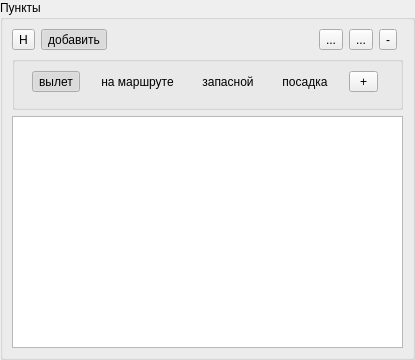
<?xml version="1.0" encoding="UTF-8"?>
<ui version="4.0">
 <class>PlaceWidget</class>
 <widget class="QWidget" name="PlaceWidget">
  <property name="geometry">
   <rect>
    <x>0</x>
    <y>0</y>
    <width>415</width>
    <height>360</height>
   </rect>
  </property>
  <property name="windowTitle">
   <string>Пункты</string>
  </property>
  <layout class="QVBoxLayout" name="verticalLayout">
   <property name="leftMargin">
    <number>0</number>
   </property>
   <property name="topMargin">
    <number>0</number>
   </property>
   <property name="rightMargin">
    <number>0</number>
   </property>
   <property name="bottomMargin">
    <number>0</number>
   </property>
   <item>
    <widget class="QGroupBox" name="groupBox_2">
     <property name="sizePolicy">
      <sizepolicy hsizetype="Preferred" vsizetype="Expanding">
       <horstretch>0</horstretch>
       <verstretch>0</verstretch>
      </sizepolicy>
     </property>
     <property name="title">
      <string>Пункты</string>
     </property>
     <layout class="QGridLayout" name="gridLayout_2">
      <item row="0" column="3">
       <widget class="QToolButton" name="upBtn">
        <property name="toolTip">
         <string>Поднять пункт на одину позицию вверх</string>
        </property>
        <property name="text">
         <string>...</string>
        </property>
        <property name="icon">
         <iconset resource="../../etc/meteo.icons.qrc">
          <normaloff>:/meteo/icons/tools/layer_up.png</normaloff>:/meteo/icons/tools/layer_up.png</iconset>
        </property>
       </widget>
      </item>
      <item row="1" column="0" colspan="7">
       <widget class="QGroupBox" name="groupBox">
        <property name="title">
         <string/>
        </property>
        <layout class="QGridLayout" name="gridLayout">
         <item row="0" column="0">
          <widget class="QToolButton" name="departBtn">
           <property name="maximumSize">
            <size>
             <width>16777215</width>
             <height>29</height>
            </size>
           </property>
           <property name="text">
            <string>вылет</string>
           </property>
           <property name="checkable">
            <bool>true</bool>
           </property>
           <property name="checked">
            <bool>true</bool>
           </property>
           <property name="autoRaise">
            <bool>true</bool>
           </property>
          </widget>
         </item>
         <item row="0" column="1">
          <widget class="QToolButton" name="routeBtn">
           <property name="maximumSize">
            <size>
             <width>16777215</width>
             <height>29</height>
            </size>
           </property>
           <property name="text">
            <string>на маршруте</string>
           </property>
           <property name="checkable">
            <bool>true</bool>
           </property>
           <property name="autoRaise">
            <bool>true</bool>
           </property>
          </widget>
         </item>
         <item row="0" column="2">
          <widget class="QToolButton" name="reserveBtn">
           <property name="maximumSize">
            <size>
             <width>16777215</width>
             <height>29</height>
            </size>
           </property>
           <property name="text">
            <string>запасной</string>
           </property>
           <property name="checkable">
            <bool>true</bool>
           </property>
           <property name="autoRaise">
            <bool>true</bool>
           </property>
          </widget>
         </item>
         <item row="0" column="3">
          <widget class="QToolButton" name="landBtn">
           <property name="maximumSize">
            <size>
             <width>16777215</width>
             <height>29</height>
            </size>
           </property>
           <property name="text">
            <string>посадка</string>
           </property>
           <property name="checkable">
            <bool>true</bool>
           </property>
           <property name="autoRaise">
            <bool>true</bool>
           </property>
          </widget>
         </item>
         <item row="0" column="4">
          <widget class="QToolButton" name="addBtn">
           <property name="maximumSize">
            <size>
             <width>29</width>
             <height>29</height>
            </size>
           </property>
           <property name="toolTip">
            <string>Добавить пункт в список</string>
           </property>
           <property name="text">
            <string>+</string>
           </property>
           <property name="icon">
            <iconset resource="../../etc/meteo.icons.qrc">
             <normaloff>:/meteo/icons/tools/plus.png</normaloff>:/meteo/icons/tools/plus.png</iconset>
           </property>
          </widget>
         </item>
         <item row="1" column="0" colspan="5">
          <widget class="StationWidget" name="stationWidget" native="true">
           <property name="isMapButtonVisible" stdset="0">
            <bool>false</bool>
           </property>
          </widget>
         </item>
        </layout>
       </widget>
      </item>
      <item row="0" column="1">
       <widget class="QToolButton" name="newBtn">
        <property name="text">
         <string>добавить</string>
        </property>
        <property name="checkable">
         <bool>true</bool>
        </property>
        <property name="checked">
         <bool>true</bool>
        </property>
       </widget>
      </item>
      <item row="0" column="4">
       <widget class="QToolButton" name="downBtn">
        <property name="toolTip">
         <string>Опустить пункт на одину позицию вниз</string>
        </property>
        <property name="text">
         <string>...</string>
        </property>
        <property name="icon">
         <iconset resource="../../etc/meteo.icons.qrc">
          <normaloff>:/meteo/icons/tools/layer_down.png</normaloff>:/meteo/icons/tools/layer_down.png</iconset>
        </property>
       </widget>
      </item>
      <item row="0" column="2">
       <spacer name="horizontalSpacer">
        <property name="orientation">
         <enum>Qt::Horizontal</enum>
        </property>
        <property name="sizeHint" stdset="0">
         <size>
          <width>40</width>
          <height>20</height>
         </size>
        </property>
       </spacer>
      </item>
      <item row="0" column="5">
       <widget class="QToolButton" name="delBtn">
        <property name="toolTip">
         <string>Удалить пункт из списка</string>
        </property>
        <property name="text">
         <string>-</string>
        </property>
        <property name="icon">
         <iconset resource="../../etc/meteo.icons.qrc">
          <normaloff>:/meteo/icons/tools/minus.png</normaloff>:/meteo/icons/tools/minus.png</iconset>
        </property>
       </widget>
      </item>
      <item row="0" column="0">
       <widget class="QToolButton" name="histBtn">
        <property name="toolTip">
         <string>Ранее использованные пункты</string>
        </property>
        <property name="text">
         <string>H</string>
        </property>
        <property name="icon">
         <iconset resource="../../etc/meteo.icons.qrc">
          <normaloff>:/meteo/icons/misc/blue-document-bookmark.png</normaloff>:/meteo/icons/misc/blue-document-bookmark.png</iconset>
        </property>
       </widget>
      </item>
      <item row="2" column="0" colspan="7">
       <widget class="QTreeView" name="table">
        <property name="rootIsDecorated">
         <bool>false</bool>
        </property>
        <property name="itemsExpandable">
         <bool>false</bool>
        </property>
       </widget>
      </item>
     </layout>
    </widget>
   </item>
  </layout>
 </widget>
 <customwidgets>
  <customwidget>
   <class>StationWidget</class>
   <extends>QWidget</extends>
   <header location="global">meteo/commons/ui/custom/stationwidget.h</header>
  </customwidget>
 </customwidgets>
 <tabstops>
  <tabstop>histBtn</tabstop>
  <tabstop>newBtn</tabstop>
  <tabstop>upBtn</tabstop>
  <tabstop>downBtn</tabstop>
  <tabstop>delBtn</tabstop>
  <tabstop>departBtn</tabstop>
  <tabstop>routeBtn</tabstop>
  <tabstop>reserveBtn</tabstop>
  <tabstop>landBtn</tabstop>
  <tabstop>addBtn</tabstop>
 </tabstops>
 <resources>
  <include location="../../etc/meteo.icons.qrc"/>
 </resources>
 <connections>
  <connection>
   <sender>newBtn</sender>
   <signal>toggled(bool)</signal>
   <receiver>groupBox</receiver>
   <slot>setVisible(bool)</slot>
   <hints>
    <hint type="sourcelabel">
     <x>79</x>
     <y>50</y>
    </hint>
    <hint type="destinationlabel">
     <x>76</x>
     <y>88</y>
    </hint>
   </hints>
  </connection>
  <connection>
   <sender>histBtn</sender>
   <signal>clicked()</signal>
   <receiver>histBtn</receiver>
   <slot>showMenu()</slot>
   <hints>
    <hint type="sourcelabel">
     <x>30</x>
     <y>53</y>
    </hint>
    <hint type="destinationlabel">
     <x>32</x>
     <y>55</y>
    </hint>
   </hints>
  </connection>
 </connections>
</ui>
